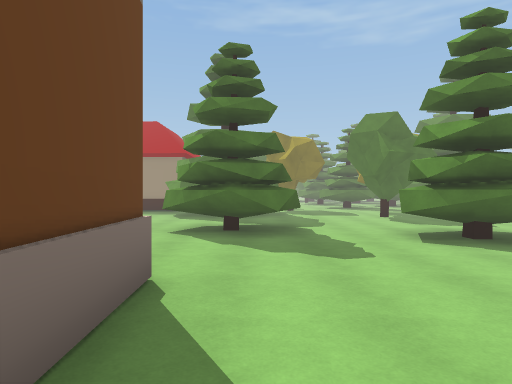
[1] (above)

24 first-person views from a walk through a 3-D level made in the Unity game engine. The camera is 1.5 m above the floor, looks level and sees 75° across. The floor is counted in squares, 2 m on a side. Each view is taken from the middle of a square. On the plan, view 1 faces up. The plan holds only what a view shows up to about 11 squares ahead; the rest is blank. The place goes on beyond the plan. The player is left out. Some surface patterns are stand-ins.

[2]
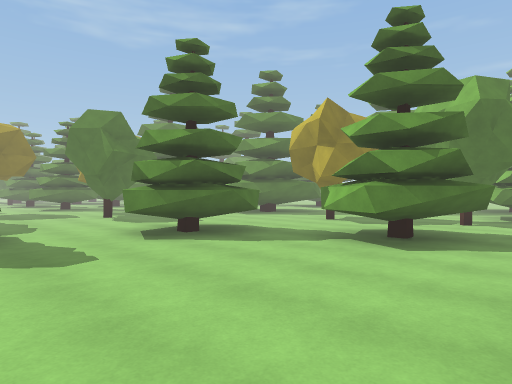

[3]
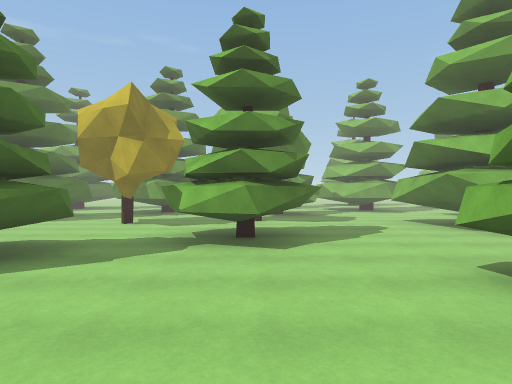

[4]
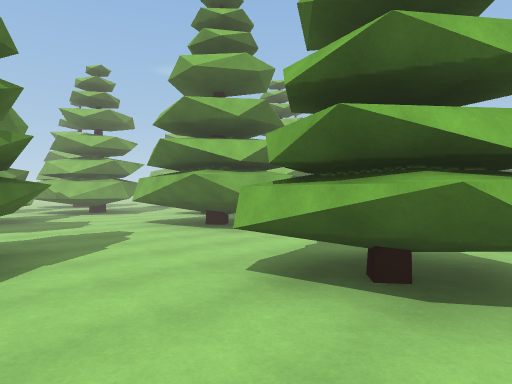

[5]
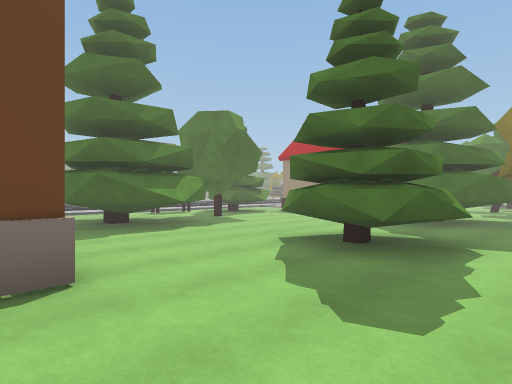

[6]
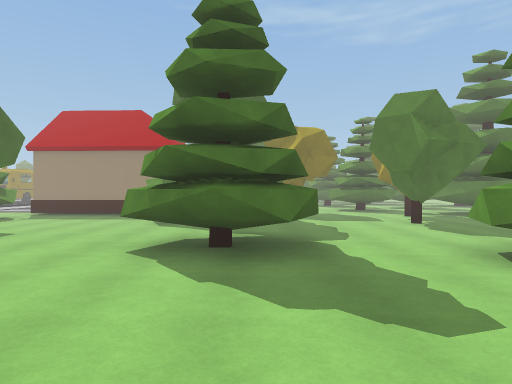

[7]
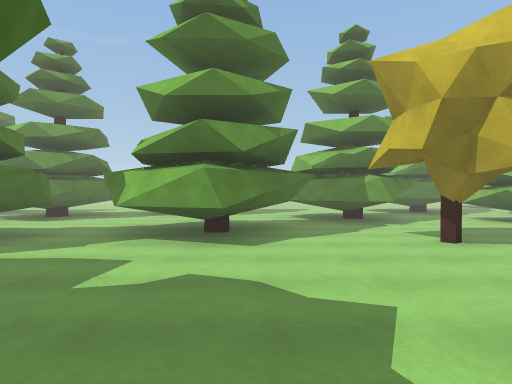

[8]
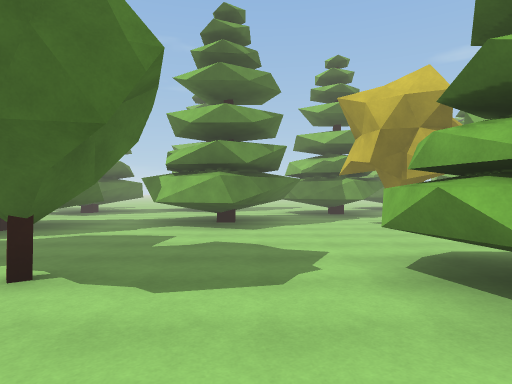

[9]
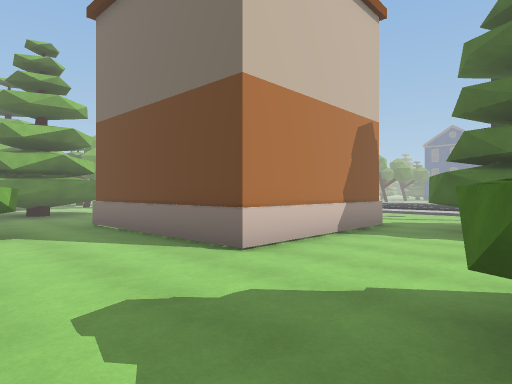

[10]
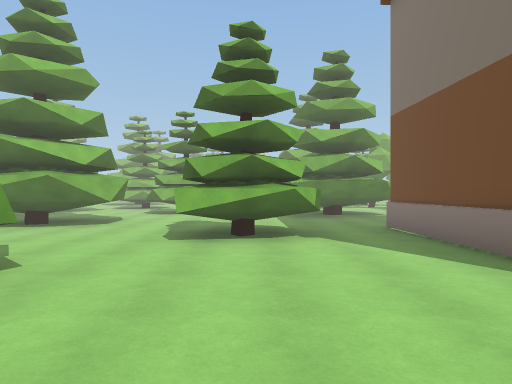

[11]
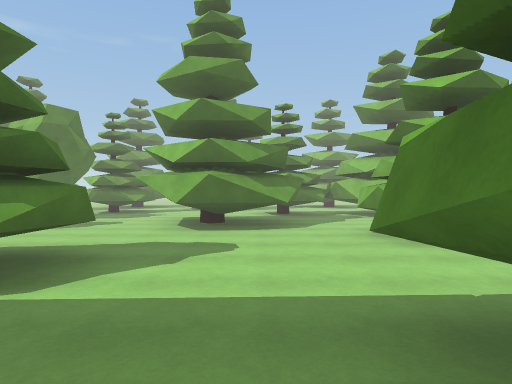

[12]
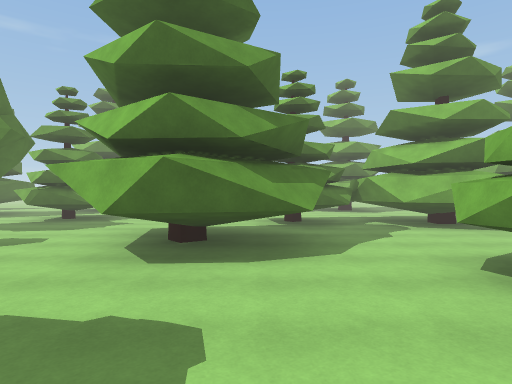

[13]
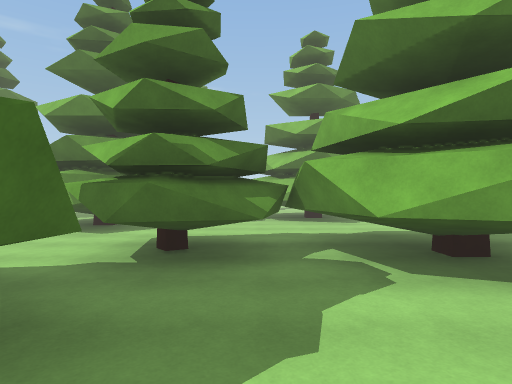

[14]
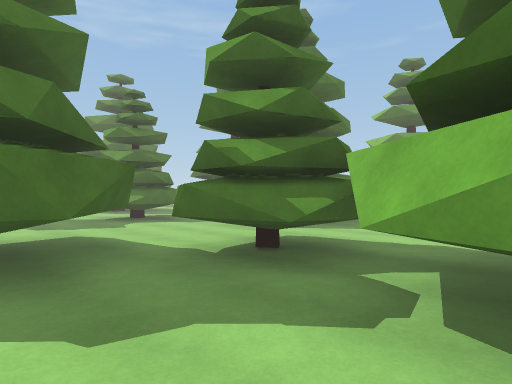

[15]
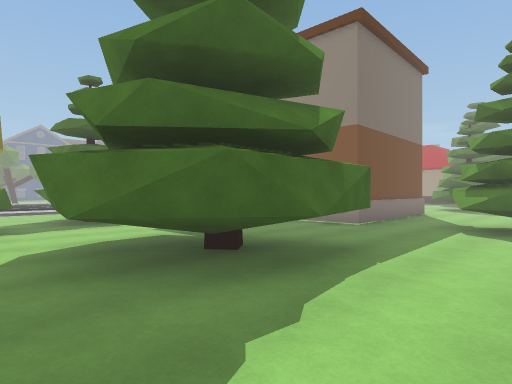

[16]
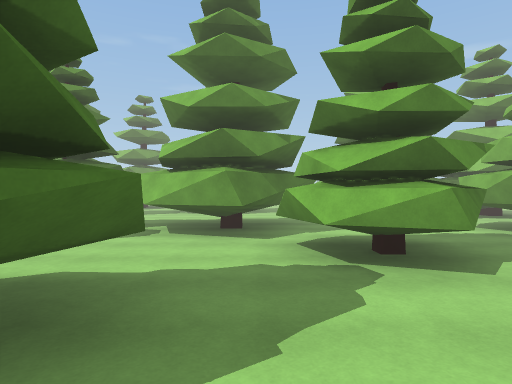

[17]
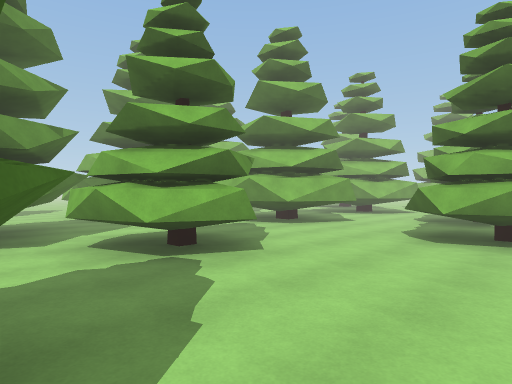

[18]
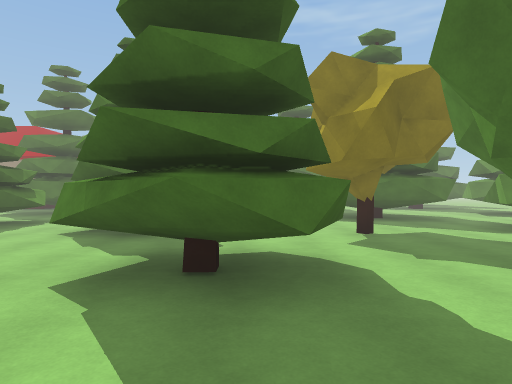

[19]
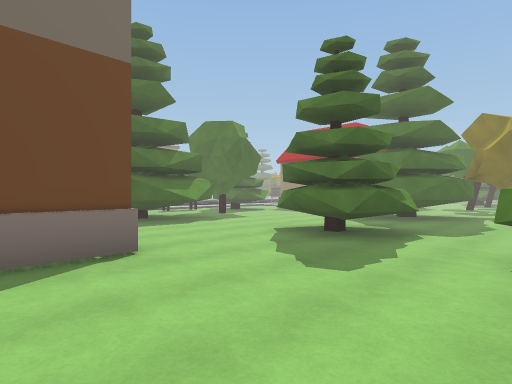

[20]
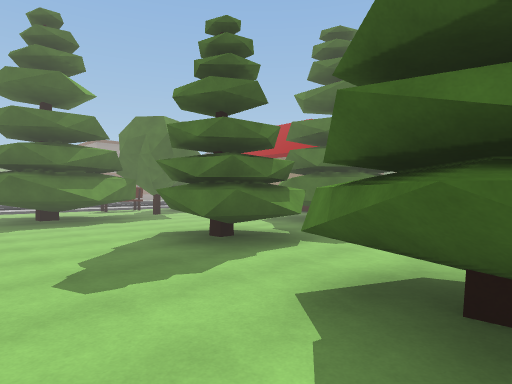

[21]
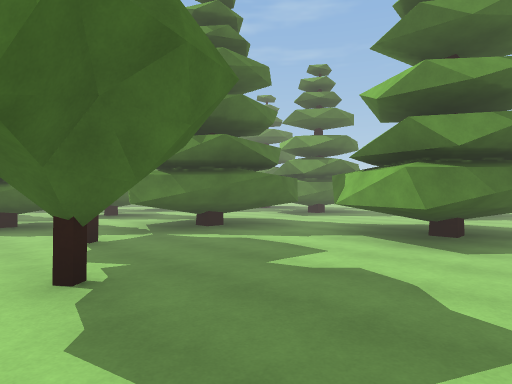

[22]
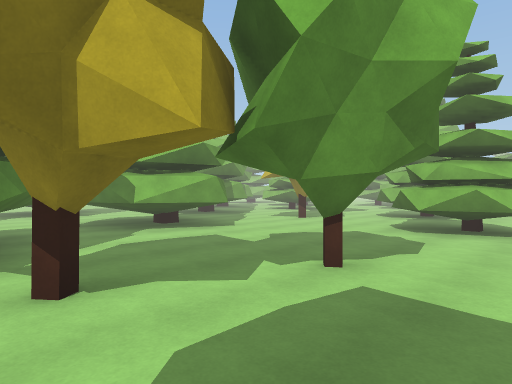

[23]
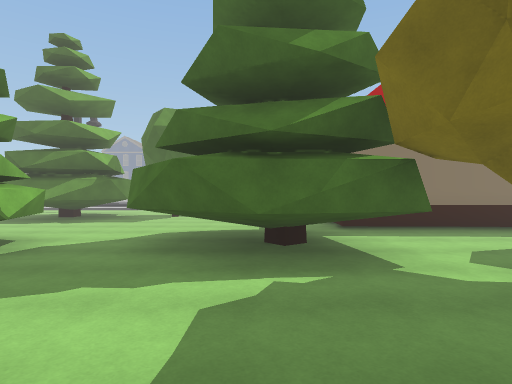

[24]
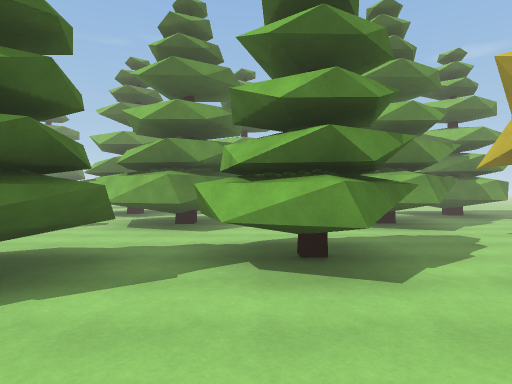

### Floor plan
Key: @ floor where view 1 was taken; # wall or solid block; . main floor; : floor 0.25 m higher than the main floor; T tree; B building; O other object.
Columns run from 10 left of view 1 to 12 right of it. Each row starts with its distance up from view 1.
 13    BBBBB.TTT....TTTT..T
 12    T... TTT....T.TTT...
 11    T...TTTTT...........
 10     ....TTT...T...TTT .
  9     T.............TTT .
  8    .T....TT.......TTTT.
  7   .TTT...TTT..T.....TTT
  6   .TTTT..TT..TTT.....TT
  5    TTTT......TTT..T..TT
  4    TTT........T.......T
  3 :.......##.....TT......
  2 :....#####....TTTT.T.TT
  1          #......T...TTT
  0          #@.TT.......TT
 -1          #.TTT.........
 -2         ##..TT..TTT...T
 -3         .......TTTTT..T
 -4         ........TTTTTT.
 -5         TTTT.....TTTTT.
 -6 :.. TT..TTTT..TT....TT.
 -7 :...TT..TTTT..TT ..TTT.
 -8    .. T..TT...TT...TTT
 -9   OO     .........TTTT
-10              ...TTT.TT.
-11              ...TTT...T
-12              .....T..TT
-13               T......TT
-14               TT..TTTTT
-15              TTT.TTTT T
-16             ......TTT T
-17            ...TTT...T T
-18             ..TTT..
-19              ..T..T
-20                ...TT
-21                 ..TTT
-22                 T... TT
-23                    .TTT

Positions as (right, up) in squares from view 1, and headings:
1: (0, 0), facing up
2: (0, 0), facing up-right
3: (0, 2), facing right
4: (1, 2), facing down-right
5: (2, 2), facing up-left
6: (0, 2), facing up
7: (3, 8), facing right
8: (1, 8), facing right
9: (2, 6), facing down-left
10: (2, 5), facing down
11: (-1, -4), facing right
12: (2, -4), facing right
13: (6, -6), facing right
14: (7, -8), facing up-right
15: (3, -9), facing up-left
16: (3, -9), facing right
17: (3, -8), facing down-right
18: (6, -1), facing up
19: (3, 1), facing up-left
20: (4, 3), facing up-left
21: (3, 7), facing up-right
22: (2, 13), facing down-right
23: (4, 11), facing left
24: (1, -17), facing right
